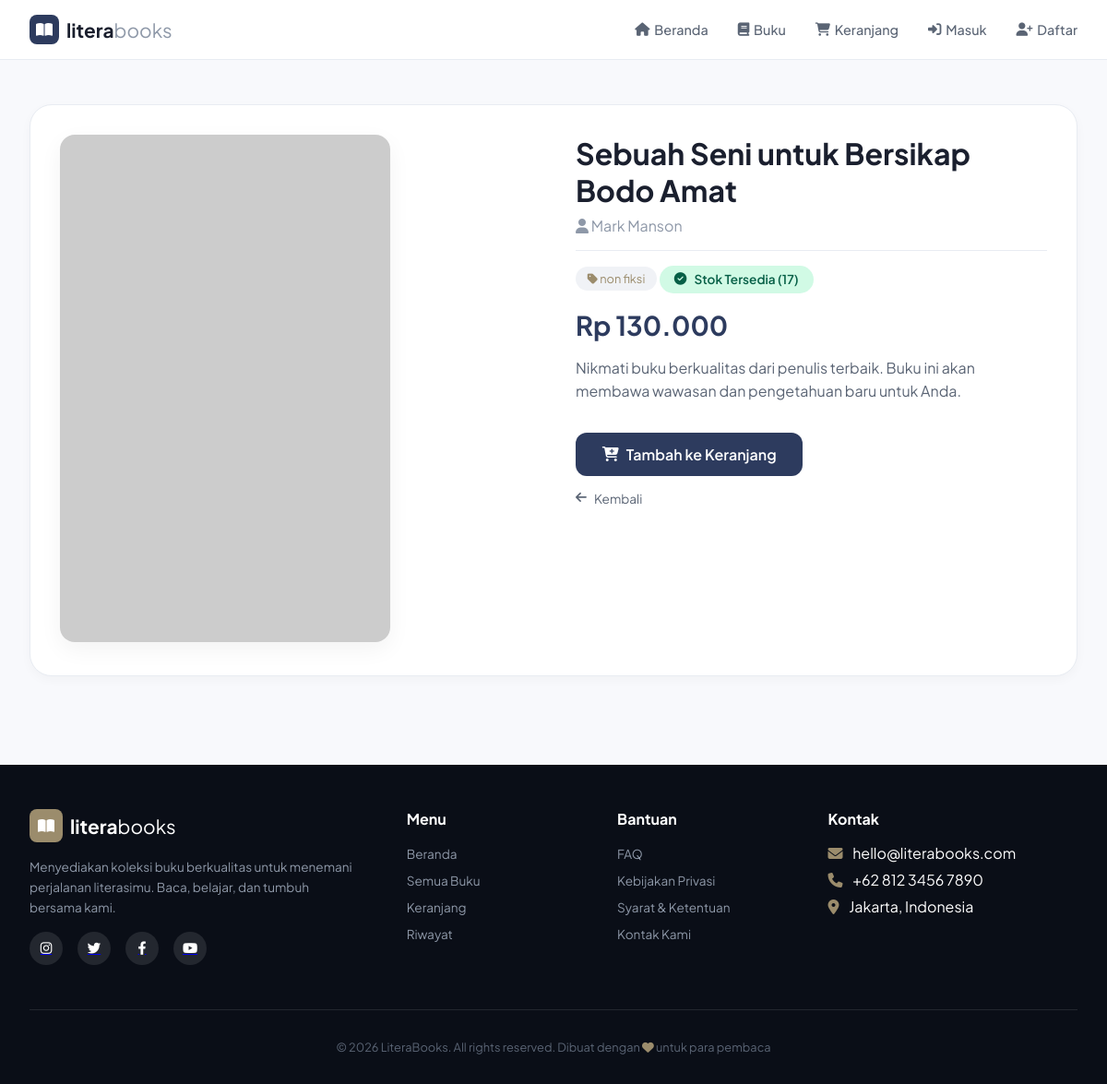
Page /detail.php?id=23 on the committed database.
### tables this page shows
CREATE TABLE `buku` (
  `id` int(11) NOT NULL,
  `judul` varchar(255) DEFAULT NULL,
  `penulis` varchar(255) DEFAULT NULL,
  `penerbit` varchar(255) DEFAULT NULL,
  `harga` int(11) DEFAULT NULL,
  `stok` int(11) DEFAULT NULL,
  `kategori_id` int(11) DEFAULT NULL,
  `gambar` varchar(255) DEFAULT NULL,
  `kategori` varchar(100) DEFAULT NULL
);

CREATE TABLE `kategori` (
  `id` int(11) NOT NULL,
  `nama_kategori` varchar(100) NOT NULL,
  `created_at` timestamp NOT NULL DEFAULT current_timestamp()
);

### detail.php (the view, shortened to what this page needs)
<?php
$id = isset($_GET['id']) ? (int)$_GET['id'] : 0;
$q = mysqli_query($koneksi, "SELECT buku.*, kategori.nama_kategori
                              FROM buku
                              LEFT JOIN kategori ON buku.kategori_id = kategori.id
                              WHERE buku.id=$id");
$buku = mysqli_fetch_assoc($q);
?>
<!DOCTYPE html>
<html lang="id">
<head>
    <link rel="stylesheet" href="https://cdnjs.cloudflare.com/ajax/libs/font-awesome/6.4.0/css/all.min.css">
</head>
<body>
<nav class="navbar">
    <div class="container-nav">
        <a href="index.php" class="logo">
            <div class="logo-icon"><i class="fas fa-book-open"></i></div>
            <span class="logo-text">litera<span>books</span></span>
        </a>
        <div class="nav-links">
            <a href="index.php" class="nav-link"><i class="fas fa-home"></i> Beranda</a>
            <a href="buku.php" class="nav-link"><i class="fas fa-book"></i> Buku</a>
            <a href="cart.php" class="nav-link">
                <i class="fas fa-shopping-cart"></i> Keranjang
            </a>
            <?php if(isset($_SESSION['user'])): ?>
                <div class="user-badge">
                    <i class="fas fa-user-circle" style="color: var(--accent-gold);"></i>
                    <span><?= $_SESSION['user']['nama']; ?></span>
                </div>
                <a href="riwayat.php" class="nav-link"><i class="fas fa-history"></i> Riwayat</a>
                <a href="logout.php" class="nav-link"><i class="fas fa-sign-out-alt"></i> Logout</a>
            <?php else: ?>
                <a href="login.php" class="nav-link"><i class="fas fa-sign-in-alt"></i> Masuk</a>
                <a href="register.php" class="nav-link"><i class="fas fa-user-plus"></i> Daftar</a>
            <?php endif; ?>
        </div>
    </div>
</nav>
<section class="detail-section">
    <div class="container">
        <div class="detail-grid">
            <div class="book-cover">
                <img src="images/<?= $buku['gambar']; ?>" alt="<?= htmlspecialchars($buku['judul']); ?>" onerror="this.src='https://placehold.co/400x500?text=No+Image'">
            </div>
            <div class="book-info">
                <h1><?= htmlspecialchars($buku['judul']); ?></h1>
                <p class="book-author">
                    <i class="fas fa-user"></i> <?= htmlspecialchars($buku['penulis']); ?>
                </p>
                <p class="book-category">
                    <i class="fas fa-tag"></i> <?= htmlspecialchars($buku['nama_kategori'] ?? 'Umum'); ?>
                </p>
                <?php
                    $stok = $buku['stok'] ?? 0;
                    if($stok > 0):
                ?>
                    <div class="stok-badge stok-tersedia">
                        <i class="fas fa-check-circle"></i> Stok Tersedia (<?= $stok ?>)
                    </div>
                <?php else: ?>
                    <div class="stok-badge stok-habis">
                        <i class="fas fa-times-circle"></i> Stok Habis
                    </div>
                <?php endif; ?>
                <div class="book-price">
                    Rp <?= number_format($buku['harga'],0,',','.'); ?>
                </div>
                <p class="book-desc">
                    <?= htmlspecialchars($buku['deskripsi'] ?? 'Nikmati buku berkualitas dari penulis terbaik. Buku ini akan membawa wawasan dan pengetahuan baru untuk Anda.'); ?>
                </p>
                <?php if($stok > 0): ?>
                    <a href="cart.php?add=<?= $buku['id']; ?>" class="btn-cart">
                        <i class="fas fa-cart-plus"></i> Tambah ke Keranjang
                    </a>
                <?php else: ?>
                    <button class="btn-cart" style="background: #ccc; cursor: not-allowed;" disabled>
                        <i class="fas fa-times-circle"></i> Stok Habis
                    </button>
                <?php endif; ?>
                <br>
                <a href="javascript:history.back()" class="btn-back">
                    <i class="fas fa-arrow-left"></i> Kembali
                </a>
            </div>
        </div>
    </div>
</section>
<footer class="footer">
    <div class="container">
        <div class="footer-grid">
            <div class="footer-about">
                <div class="footer-logo">
                    <div class="footer-logo-icon">
                        <i class="fas fa-book-open"></i>
                    </div>
                    <span class="footer-logo-text">litera<span style="font-weight:400;">books</span></span>
                </div>
                <p>Menyediakan koleksi buku berkualitas untuk menemani perjalanan literasimu. Baca, belajar, dan tumbuh bersama kami.</p>
                <div class="social-links">
                    <a href="#" class="social-link"><i class="fab fa-instagram"></i></a>
                    <a href="#" class="social-link"><i class="fab fa-twitter"></i></a>
                    <a href="#" class="social-link"><i class="fab fa-facebook-f"></i></a>
                    <a href="#" class="social-link"><i class="fab fa-youtube"></i></a>
                </div>
            </div>
            <div>
                <h4>Menu</h4>
                <ul class="footer-links">
                    <li><a href="index.php">Beranda</a></li>
                    <li><a href="buku.php">Semua Buku</a></li>
                    <li><a href="cart.php">Keranjang</a></li>
                    <li><a href="riwayat.php">Riwayat</a></li>
                </ul>
            </div>
            <div>
                <h4>Bantuan</h4>
                <ul class="footer-links">
                    <li><a href="#">FAQ</a></li>
                    <li><a href="#">Kebijakan Privasi</a></li>
                    <li><a href="#">Syarat & Ketentuan</a></li>
                    <li><a href="kontak.php">Kontak Kami</a></li>
                </ul>
            </div>
            <div>
                <h4>Kontak</h4>
                <ul class="footer-links">
                    <li><i class="fas fa-envelope" style="margin-right: 0.5rem; color: var(--accent-gold);"></i> hello@literabooks.com</li>
                    <li><i class="fas fa-phone" style="margin-right: 0.5rem; color: var(--accent-gold);"></i> +62 812 3456 7890</li>
                    <li><i class="fas fa-map-marker-alt" style="margin-right: 0.5rem; color: var(--accent-gold);"></i> Jakarta, Indonesia</li>
                </ul>
            </div>
        </div>
        <div class="footer-bottom">
            <p>&copy; <?= date('Y'); ?> LiteraBooks. All rights reserved. Dibuat dengan <i class="fas fa-heart" style="color: var(--accent-gold);"></i> untuk para pembaca</p>
        </div>
    </div>
</footer>
</body>
</html>

### detail.php (style rules this page uses)
* { margin: 0; padding: 0; box-sizing: border-box; }
body { font-family: 'Plus Jakarta Sans', sans-serif; background: #f8f9fc; color: #1a1f2e; }
:root { --bg-dark: #0a0e17; --text-primary: #1a1f2e; --text-secondary: #5a6474; --text-muted: #8e98a8; --accent: #2d3b5e; --accent-light: #3a4a6e; --accent-gold: #9b8c6c; --border: #e8ecf2; --shadow-sm: 0 4px 12px rgba(0, 0, 0, 0.03); --shadow-md: 0 8px 24px rgba(0, 0, 0, 0.05); --shadow-lg: 0 20px 40px rgba(0, 0, 0, 0.08); }
.container { max-width: 1280px; margin: 0 auto; padding: 0 2rem; }
.navbar { background: rgba(255, 255, 255, 0.98); backdrop-filter: blur(10px); border-bottom: 1px solid var(--border); position: sticky; top: 0; z-index: 1000; }
.navbar .container-nav { max-width: 1280px; margin: 0 auto; padding: 1rem 2rem; display: flex; justify-content: space-between; align-items: center; }
.logo { display: flex; align-items: center; gap: 0.5rem; text-decoration: none; }
.logo-icon { width: 32px; height: 32px; background: var(--accent); border-radius: 8px; display: flex; align-items: center; justify-content: center; }
.logo-icon i { color: white; font-size: 1rem; }
.logo-text { font-size: 1.3rem; font-weight: 700; color: var(--text-primary); }
.logo-text span { font-weight: 400; color: var(--text-muted); }
.nav-links { display: flex; gap: 2rem; align-items: center; }
.nav-link { text-decoration: none; color: var(--text-secondary); font-size: 0.9rem; font-weight: 500; transition: color 0.2s; display: flex; align-items: center; gap: 0.3rem; }
.detail-section { padding: 3rem 0; }
.detail-grid { display: grid; grid-template-columns: 1fr 1fr; gap: 3rem; background: white; border-radius: 24px; padding: 2rem; box-shadow: var(--shadow-sm); border: 1px solid var(--border); }
.book-cover img { width: 70%; height: 550px; object-fit: cover; border-radius: 16px; box-shadow: var(--shadow-md); }
.book-info h1 { font-size: 2rem; font-weight: 700; margin-bottom: 0.5rem; color: var(--text-primary); }
.book-author { font-size: 1rem; color: var(--text-muted); margin-bottom: 1rem; padding-bottom: 1rem; border-bottom: 1px solid var(--border); }
.book-category { display: inline-block; background: #f0f2f6; padding: 0.3rem 0.8rem; border-radius: 20px; font-size: 0.8rem; color: var(--accent-gold); margin-bottom: 1rem; }
.book-price { font-size: 1.8rem; font-weight: 700; color: var(--accent); margin-bottom: 1rem; }
.book-desc { color: var(--text-secondary); line-height: 1.6; margin-bottom: 1.5rem; }
.btn-cart { display: inline-flex; align-items: center; gap: 0.5rem; background: var(--accent); color: white; padding: 0.8rem 1.8rem; border-radius: 12px; text-decoration: none; font-weight: 600; font-size: 1rem; transition: all 0.2s; margin-top: 0.5rem; border: none; cursor: pointer; }
.btn-back { display: inline-flex; align-items: center; gap: 0.5rem; color: var(--text-secondary); text-decoration: none; font-size: 0.85rem; margin-top: 1rem; transition: color 0.2s; }
.stok-badge { display: inline-flex; align-items: center; gap: 0.5rem; padding: 0.4rem 1rem; border-radius: 30px; font-size: 0.85rem; font-weight: 600; margin-bottom: 1rem; }
.stok-tersedia { background: #d1fae5; color: #065f46; }
.footer { background: #0a0e17; color: white; padding: 3rem 0 2rem; margin-top: 3rem; }
.footer-grid { display: grid; grid-template-columns: 2fr 1fr 1fr 1.5fr; gap: 3rem; margin-bottom: 3rem; }
.footer-logo { display: flex; align-items: center; gap: 0.5rem; margin-bottom: 1rem; }
.footer-logo-icon { width: 36px; height: 36px; background: var(--accent-gold); border-radius: 8px; display: flex; align-items: center; justify-content: center; }
.footer-logo-text { font-size: 1.3rem; font-weight: 700; }
.footer-about p { color: #8e98a8; font-size: 0.85rem; line-height: 1.6; }
.footer h4 { font-size: 1rem; margin-bottom: 1rem; }
.footer-links { list-style: none; }
.footer-links li { margin-bottom: 0.5rem; }
.footer-links a { color: #8e98a8; text-decoration: none; font-size: 0.85rem; }
.social-links { display: flex; gap: 1rem; margin-top: 1rem; }
.social-link { width: 36px; height: 36px; background: rgba(255,255,255,0.1); border-radius: 50%; display: flex; align-items: center; justify-content: center; transition: all 0.2s; }
.social-link i { color: white; font-size: 0.9rem; }
.footer-bottom { border-top: 1px solid rgba(255,255,255,0.1); padding-top: 2rem; text-align: center; font-size: 0.8rem; color: #5a6474; }

### rows in the picture
buku: judul "Sebuah Seni untuk Bersikap Bodo Amat", penulis "Mark Manson", kategori.nama_kategori "non fiksi", stok "17", harga "130.000"

### other values in the picture
$buku['deskripsi'] "Nikmati buku berkualitas dari penulis terbaik. Buku ini akan membawa wawasan dan pengetahuan baru untuk Anda."
